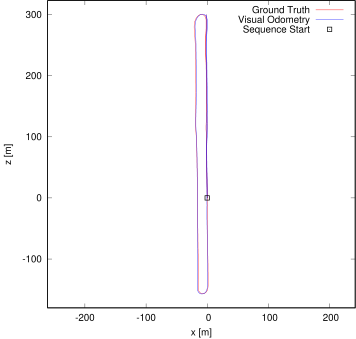

Write gnuplot code to recreate this figure.
set term postscript eps enhanced color
set output "06.eps"
set size ratio -1
set xrange [-261:242]
set yrange [-180:323]
set xlabel "x [m]"
set ylabel "z [m]"
plot "06.txt" using 1:2 lc rgb "#FF0000" title 'Ground Truth' w lines,"06.txt" using 3:4 lc rgb "#0000FF" title 'Visual Odometry' w lines,"< head -1 06.txt" using 1:2 lc rgb "#000000" pt 4 ps 1 lw 2 title 'Sequence Start' w points
